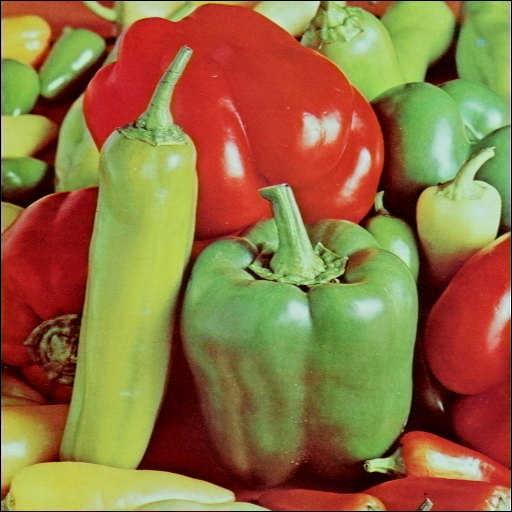
#> input picture peppers.bmp, 512 x 512 px
$ python imagePROC.py
#> lines starting #> are read from the running program, lines starting #| are printed output that depends on the picture


import numpy as np
from PIL import Image
import pylab as plt

#chargement en mode NDG et conversion en matrice NUMPY
imNDG = Image.open('peppers.bmp').convert('L')
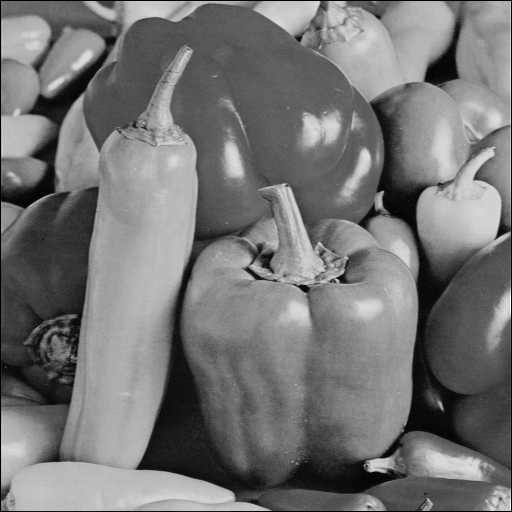
#> imNDG: PIL image 512x512 L; min 0, max 254, mean 116.7

imgMat = np.array(imNDG) #convertion d l'image vers une matrice

sizeM = int(input('get size Masque '))
#> the answer given: 100
filtre = np.ones((sizeM,sizeM))/(sizeM**2)
#filtre = np.array([[1, 1, 1],[1, -8, 1],[1, 1, 1]])


def filtrageImage(imageIn, filtre):
    imageOut= np.array(Image.new("L", (imageIn.shape[0], imageIn.shape[1])))

    sizeH, sizeW = imageIn.shape
#> sizeH = 512; sizeW = 512
    sizeF = len(filtre)
#> sizeF = 100
    sizeF2 = len(filtre)//2
#> sizeF2 = 50

    for i in range(sizeF2,imageIn.shape[0]-sizeF2):
        for j in range(sizeF2,imageIn.shape[1]-sizeF2):
            somme = 0
            for m in range(sizeF):
                for n in range(sizeF):
                    somme += imageIn[i+m-sizeF2,j+n-sizeF2]*filtre[m,n]
            imageOut[i,j] = somme
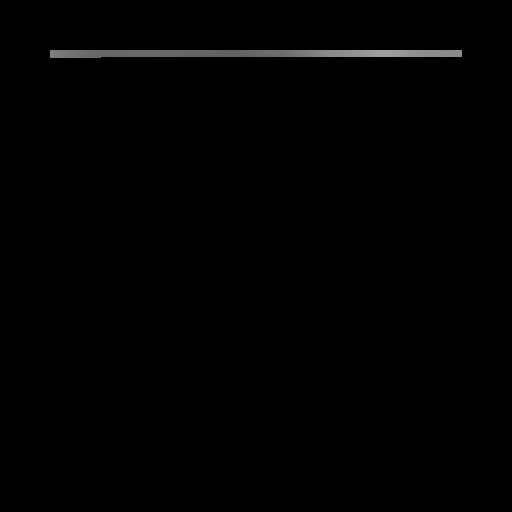
#> imageOut: shape (512, 512); min 0, max 160, mean 1.3
    return imageOut


#> (the run stopped early here; a loop or call above may not have finished)
